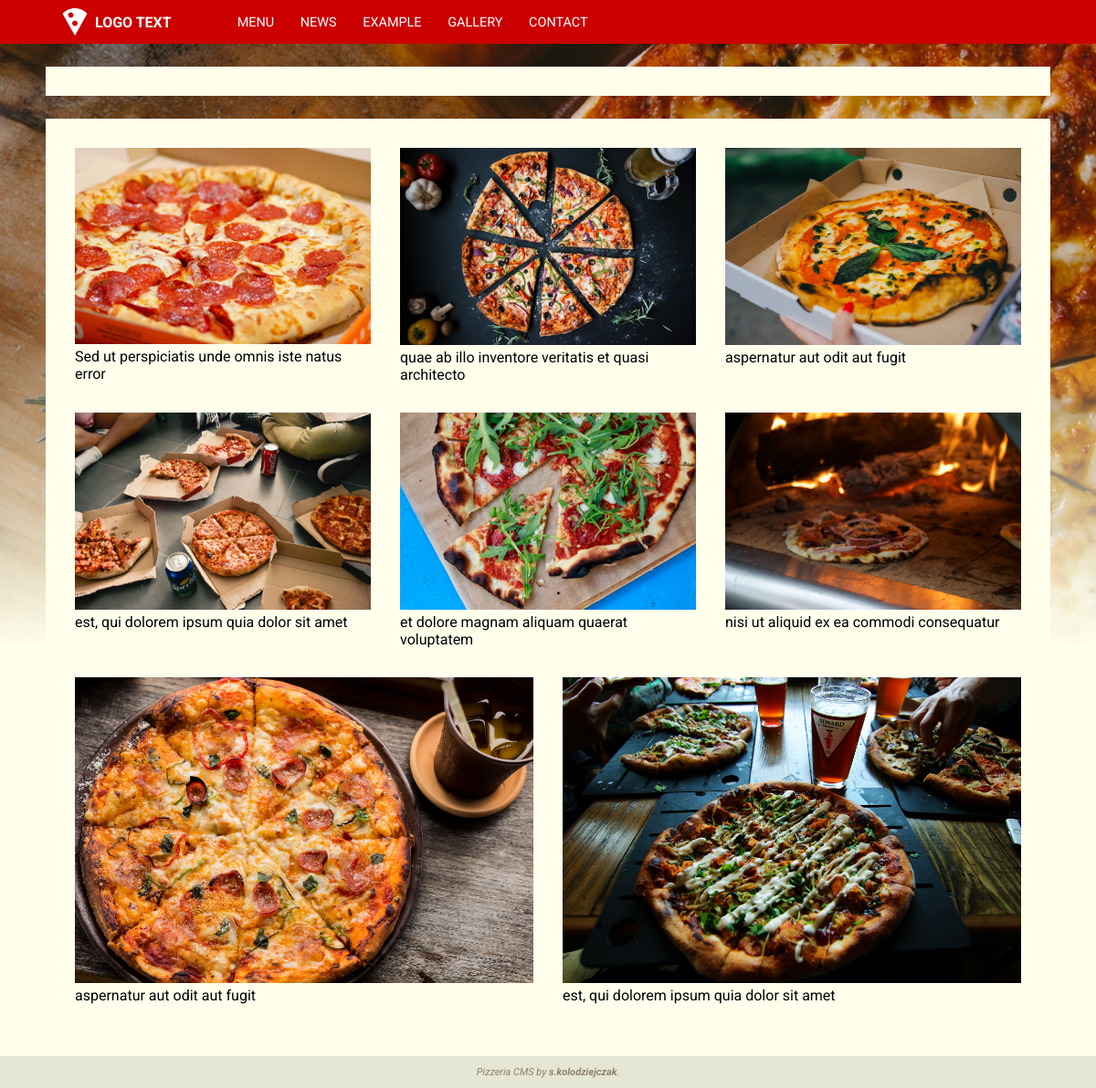
Screenshot of /page/gallery with the database file from the repository.
### base/models.py (models this page shows, shortened)
class AppConfig(models.Model):
  title = models.CharField(max_length = 120)
  favicon = models.ImageField(blank = True, upload_to = 'config')
  logo_image = models.ImageField(blank = True, upload_to = 'config')
  logo_text =  models.CharField(blank = True, max_length = 40)
  homepage = models.ForeignKey(Navigation, on_delete = models.DO_NOTHING, blank = False, null = True)
  background_image = models.ImageField(blank = True, upload_to = 'config')
  background_color = RGBColorField()
  accent_color_1 = RGBColorField()
  accent_color_2 = RGBColorField()
  accent_color_3 = RGBColorField()
  text_color_1 = RGBColorField()
  text_color_2 = RGBColorField()
  small_font_size = models.IntegerField(default=11,validators=[
    MinValueValidator(6),
    MaxValueValidator(12)
  ])
  normal_font_size = models.IntegerField(default=14,validators=[
    MinValueValidator(12),
    MaxValueValidator(18)
  ])
  big_font_size = models.IntegerField(default=30,validators=[
    MinValueValidator(18),
    MaxValueValidator(36)
  ])

class Navigation(models.Model):
  url = models.SlugField(max_length = 40, unique = True)
  label = models.CharField(max_length = 50)
  subsite = models.ForeignKey(Subsite, on_delete = models.CASCADE, blank = False, null = True)
  sort = models.PositiveIntegerField(default = 0)
  application = models.CharField(max_length = 40, blank = True)
  visible = models.BooleanField(default = True, blank = False)
  class Meta(object):
    ordering = ['sort']

### gallery/models.py (models this page shows, shortened)
class Photo(models.Model):
  image = models.ImageField(upload_to = 'gallery')
  description = models.TextField(blank = True, max_length=100)
  pub_date = models.DateField(default = date.today)

### base/views.py (the view)
# urls.py: path('<slug:url>', views.index, name='index'),
def index(request, url, param = None):
  try:
    link = Navigation.objects.filter(visible = True, url = url)[:1].get()
    if(link.subsite is None):
      return views[link.application].index(request, param)
    else:
      return render(request, 'subsite/index.html', {
        'item': link.subsite
      })
  except ObjectDoesNotExist:
    raise Http404

### base/utils.py (called while the page is built)
def get_navigation():
  return Navigation.objects.order_by('sort')

def get_config():
  return AppConfig.objects.all()[:1].get()

def get_ad():
  try:
    return Ad.objects.all()[:1].get()
  except ObjectDoesNotExist:
    return None

def render(request, templateUrl, viewbag = {}):
    ad = get_ad()
    cfg = get_config()
    nav = get_navigation()
    return django_render(request, templateUrl, {
      'ad': ad,
      'cfg': cfg,
      'nav': nav,
      'viewbag': viewbag,
    })

### gallery/views.py (called while the page is built)
def index(request, param = None):
  photos = Photo.objects.all()
  return render(request, 'gallery/index.html', {
    'photos': photos
  })

### gallery/templates/gallery/index.html
{% extends "base/base.html" %}
{% load static %}
{% block styles %}
  <link rel="stylesheet" type="text/css" href="{% static 'gallery/styles/gallery.css' %}">
{% endblock %}
{% block content %}
  <div class="gallery">
  {% for photo in viewbag.photos %}
    <figure class="photo">
      <a class="photo__link" target="_blank" href="{{photo.image.url}}">
        <img class="photo__image"
            src="{{photo.image.url}}"
            alt="{{photo.description}}">
      </a>
      <span class="photo__desc">{{photo.description}}</span>
    </figure>
  {% endfor %}
  </div>
{% endblock %}

### base/templates/base/base.html (shortened to what this page needs)
{% extends "base/layout.html" %}
{% load static %}
{% block header %}
  <a class="logo" href="/">
    {% if cfg.logo_image %}
      <img class="logo__image" src="{{cfg.logo_image.url}}"/>
    {% endif %}
    <span class="logo__text">
      {{ cfg.logo_text }}
    </span>
  </a>
  <nav class="nav">
  {% for item in nav %}
    <a class="nav__link" href="{% url 'base:index' item.url %}">{{ item.label }}</a>
  {% endfor %}
  </nav>
{% endblock %}
{% block footer %}
  <p>Pizzeria CMS by <span class="bold">s.kolodziejczak</span>.</p>
{% endblock %}

### base/static/base/styles/layout.css (style rules this page uses)
html, body { min-height: 100vh; margin: 0; padding: 0; }
* { font-family: 'Roboto', sans-serif; }

### base/static/base/styles/base.css (style rules this page uses)
.logo, .nav, .nav__link { align-items: center; display: flex; justify-content: center; }
.nav__link { margin: 0; padding: 0; height: 100%; }
.logo { color: var(--accent-color-3); font-size: var(--medium-font-size); font-weight: 700; outline: 0; text-decoration: none; }
.logo__image + .logo__text { margin-left: .25em; }
.nav { color: var(--accent-color-3); font-size: .9em; height: 100%; margin-left: 4em; }
.nav__link { text-transform: uppercase; text-decoration: none; box-sizing: border-box; color: inherit; outline: none; padding: 0 1em; background: var(--accent-color-1); }
.bold { font-weight: bolder; }

### gallery/static/gallery/styles/gallery.css (style rules this page uses)
.gallery { box-sizing: border-box; display: flex; flex-wrap: wrap; justify-content: space-between; }
.photo { flex: 1 0 calc(33% - 3em); box-sizing: border-box; margin: 1em; }
.photo__image { width: 100%; height: auto; }
.photo__desc { text-align: center; }

### rows the page displays
AppConfig: logo_image (picture), logo_text "LOGO TEXT"
Navigation: label "MENU"
Navigation: label "NEWS"
Navigation: label "EXAMPLE"
Navigation: label "GALLERY"
Navigation: label "CONTACT"
Photo: image (picture), description "Sed ut perspiciatis unde omnis iste natus error"
Photo: image (picture), description "quae ab illo inventore veritatis et quasi architecto"
Photo: image (picture), description "aspernatur aut odit aut fugit"
Photo: image (picture), description "est, qui dolorem ipsum quia dolor sit amet"
Photo: image (picture), description "et dolore magnam aliquam quaerat voluptatem"
Photo: image (picture), description "nisi ut aliquid ex ea commodi consequatur"
Photo: image (picture), description "aspernatur aut odit aut fugit"
Photo: image (picture), description "est, qui dolorem ipsum quia dolor sit amet"
